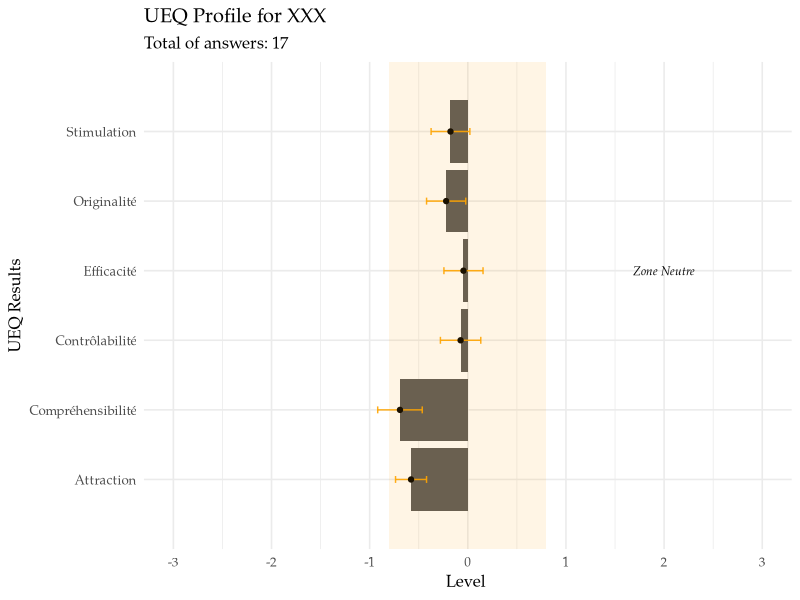
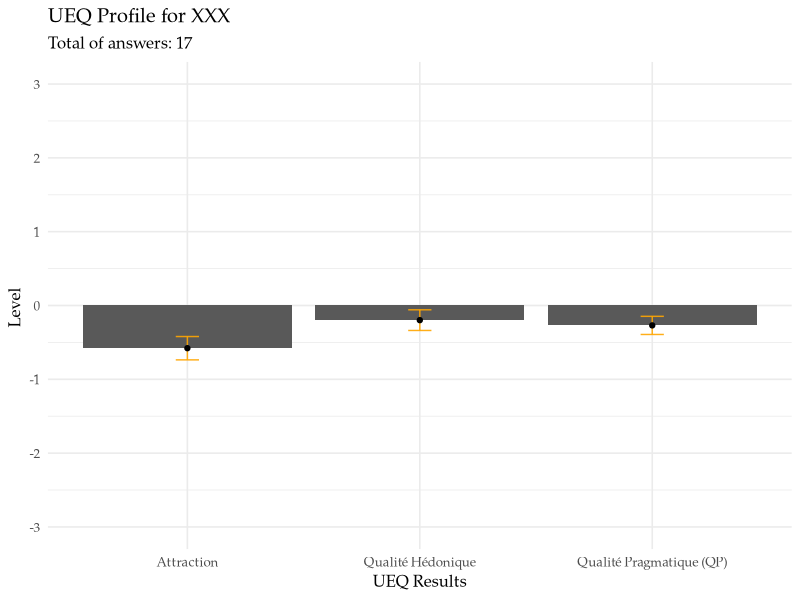
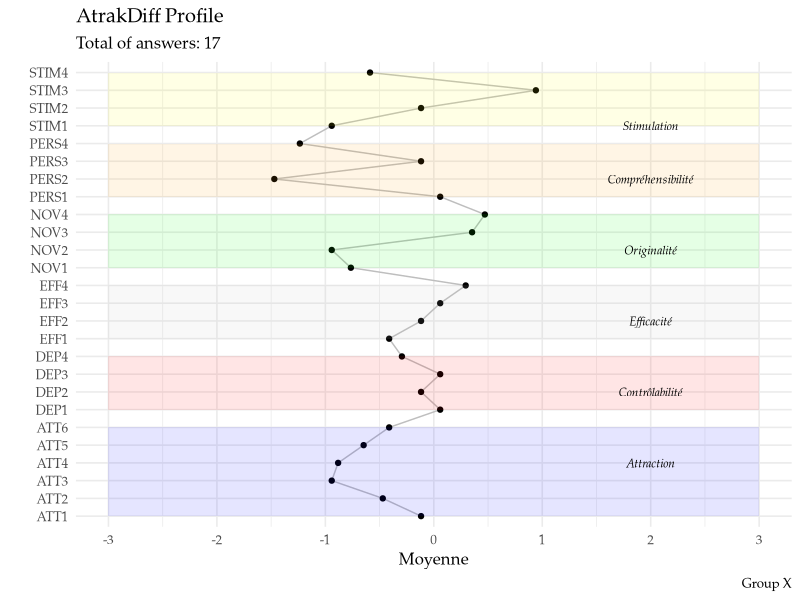

The R source for these figures, in order:
# ================ AttrakDiff Script for data analysis ================
# Create a reproductible Script that enables the analysis of the AttrakDiff Methodology

# CONTENTS
#   1. Reading the Excel/CSV Data
#   2. Treating CSV Data
#   3. Making the Tables and the Graphics
#   4. Introduce the results in Rmarkdown table.


# KEY PACKAGES
## Install those now if you do not have the latest versions. ----
#install.packages("tidyverse")  # Tidyverse approach for Data science
#install.packages("readxl")


## Load the packages ----
library(tidyverse) # Data Science Tools
library(readxl)  # Read a Excel File


#  1. Reading the CSV Data ----
UEQ <- read_csv('data/2023/UEQ/F.csv')

## Quantity of participants
total <- nrow(UEQ)

## Obtaining the names of the columns
names(UEQ)


#  2. Treating CSV Data ----
## 2.1 Change the Participants ----
UEQ <- UEQ %>% mutate( Participant = paste(LETTERS[1 : total])) # Approach 1
UEQ$Participant <- paste(LETTERS[1 : total]) # Approach 2

names(UEQ)


## Pivot_longer() to arrange each variable
data <-
   UEQ %>% pivot_longer(cols = c(EFF1 : ATT6),
                               names_to = "Variables",
                               values_to = "Answers")


##. 2.2 Changing the scale of the certains answers ----
### Reading the Excel for the Parameters  
onglets <- excel_sheets("data/Parameters.xlsx") # Identify the onglets

# Reading all table
Parameters_UEQ <- 
   read_excel(path = "data/Parameters.xlsx", sheet = onglets[2] )


### Inversing the Scale
toInvert <- 
   c("EFF1", "EFF4",
     "PERS2", "PERS4",
     "DEP3", "DEP4",
     "STIM1", "STIM4",
     "NOV1",  "NOV2", 
     "ATT2", "ATT5", "ATT6")

toInvert <- Parameters_UEQ %>% filter(Inversion == "Yes") %>% pull(Variables)

### Changing the sign of the answers : Approach Explicit
data <-
   data %>% mutate(
      Final_value =
         case_when(
            Variables %in% toInvert ~ as.numeric(Answers)*(-1),
            TRUE ~ Answers
         )
   )




## 2.3 Groups of the Dimmensions ----
data <-
   data %>% left_join(Parameters_UEQ, by = "Variables")




#  3. Graphic I ----
## 3.1 Calculating the mean values and the error
Table_I <-
   data %>%
   group_by(Scale) %>%
   summarise(Moyenne = mean(Final_value),
             Std = sd(Final_value),
             Se = Std / sqrt(length(Final_value)))


Graph_I <-
   Table_I %>%
   ggplot() +
   aes(x= Scale, y=Moyenne) +
   geom_bar(stat = "identity") +
   geom_errorbar( aes(x=Scale, 
                      ymin = Moyenne - Se,
                      ymax = Moyenne + Se ),
                  width=0.1, colour="orange", alpha=0.9, size=0.5) +
   geom_point() +
   coord_flip() +
   scale_x_discrete( name = "UEQ Results") +
   scale_y_continuous(limits = c(-3,3), breaks = c(-3:3)) +
   annotate("rect", ymin=c(-0.8), ymax=c(0.8),
            xmin=c(0), xmax=c(7),
            alpha = .1 , fill = c("orange")) +
   ggplot2::annotate("text",
                     y = c(2),
                     x = c(4),
                     label = c("Zone Neutre"),
                     family = "Palatino", fontface = 3, size=3) +
   labs(x = "",
        y = "Level ",
        title = "UEQ Profile for XXX",
        subtitle = paste("Total of answers:" , total)
   ) +
   theme_minimal(base_size = 12, base_family = "Palatino")

# Saving the File
#ggsave("Figures/UEQ-1.jpg", width = 10, height = 5, dpi="print" )



#  4. Graphic II ----
## 4.1 Grouping the mean values and the error

Parameters_UEQ$Scale %>% as.factor() %>%  levels()
   
data <-
   data %>% mutate(
      Global_scale =
         case_when(
            str_detect(Scale, "Compréhensibilité") ~ "Qualité Pragmatique (QP)",
            str_detect(Scale, "Efficacité") ~ "Qualité Pragmatique (QP)",
            str_detect(Scale, "Contrôlabilité") ~ "Qualité Pragmatique (QP)",
            
            str_detect(Scale, "Originalité") ~ "Qualité Hédonique",
            str_detect(Scale, "Stimulation") ~ "Qualité Hédonique",
            
            str_detect(Scale, "Attraction") ~ "Attraction",
            TRUE ~ "ATTENTION"
         ))


Table_II <-
   data %>%
   group_by(Global_scale) %>%
   summarise(Moyenne = mean(Final_value),
             Std = sd(Final_value),
             Se = Std / sqrt(length(Final_value)))

Graph_II <-
   Table_II %>%
   ggplot() +
   aes(x= Global_scale, y=Moyenne) +
   geom_bar(stat = "identity") +
   geom_errorbar( aes(x=Global_scale, 
                      ymin = Moyenne - Se,
                      ymax = Moyenne + Se ),
                  width=0.1, colour="orange", alpha=0.9, size=0.5) +
   geom_point() +
   #coord_flip() +
   scale_x_discrete( name = "UEQ Results") +
   scale_y_continuous(limits = c(-3,3), breaks = c(-3:3)) +
   # annotate("rect", ymin=c(-0.8), ymax=c(0.8),
   #          xmin=c(0), xmax=c(7),
   #          alpha = .1 , fill = c("orange")) +
   # ggplot2::annotate("text",
   #                   y = c(2),
   #                   x = c(4),
   #                   label = c("Zone Neutre"),
   #                   family = "Palatino", fontface = 3, size=3) +
   labs(x = "",
        y = "Level ",
        title = "UEQ Profile for XXX",
        subtitle = paste("Total of answers:" , total)
   ) +
   theme_minimal(base_size = 12, base_family = "Palatino")

# Saving the File
#ggsave("Figures/UEQ-2.jpg", width = 10, height = 5, dpi="print" )


#  5. Graphic III ----
## Making the graphic per Variable Item

Table_III <- 
   data %>% 
   group_by( Variables ) %>%
   summarise( Moyenne = mean(Final_value))

Parameters_UEQ$Scale %>% as.factor() %>% levels()

Graph_III <-
   Table_III %>%
   ggplot() + 
   aes(x = Variables, y=Moyenne, group =1) + 
   geom_line( color="grey" ) +
   geom_point() +
   scale_y_continuous(name="Moyenne", breaks=seq(-3,3,1), limits=c(-3, 3))+
   # scale_x_discrete(name="Items", 
   #                  labels= c())+
   coord_flip() +
   annotate("rect", xmin=c(1,7,11,15, 19, 23), xmax=c(6,10,14,18, 22, 26),
            ymin=rep(-3,6), ymax=rep(3, 6),
            alpha = .1 , fill = c("blue", "red", "grey","green", "orange", "yellow")) +
   ggplot2::annotate("text",
                     y = c(2, 2, 2, 2, 2, 2),
                     x = c(4, 8, 12, 16, 20, 23),
                     label = c("Attraction",
                               "Contrôlabilité",
                               "Efficacité",
                               "Originalité",
                               "Compréhensibilité",
                               "Stimulation"
                               ),
                     family = "Palatino", fontface = 3, size=3) +
   theme_minimal(base_size = 12, base_family = "Palatino") +
   labs(x = "",
        y = "Level ",
        title = "AtrakDiff Profile",
        subtitle = paste("Total of answers:" , total ),
        caption = "Group X") +
   theme(
      legend.position = "right",
      panel.border = element_blank(),
      panel.spacing = unit(0.1, "lines"),
      strip.text.x = element_text(size = 18, family = "Palatino")
   )

# Saving the File
#ggsave("Figures/UEQ-3.jpg", width = 10, height = 5, dpi="print" )


